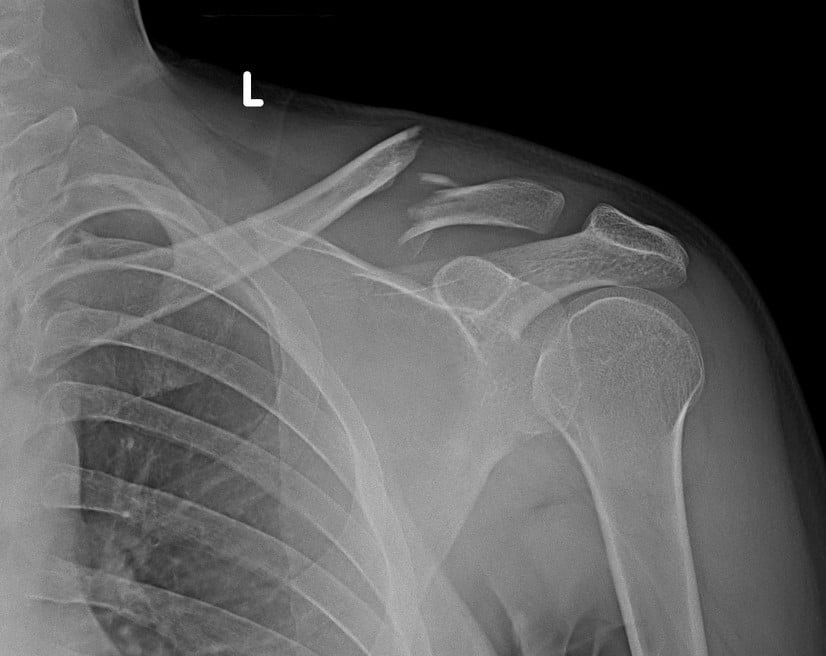
#> input picture datasets/BoneFractureYolo8/raiox/raiox.jpeg, 826 x 656 px, found by its file name
$ python img-preprocessing.py
#> lines starting #> are read from the running program, lines starting #| are printed output that depends on the picture
import cv2
import numpy as np
import matplotlib.pyplot as plt

# Função de pré-processamento da imagem
def preprocess_image(image_path):
    # Carregar a imagem em escala de cinza
#> called with image_path = 'raiox.jpeg'
    img = cv2.imread(image_path, cv2.IMREAD_GRAYSCALE)
#> img is the input picture: shape (656, 826); min 0, max 255, mean 90.4

    # Equalizar histograma para melhorar o contraste
    img_eq = cv2.equalizeHist(img)
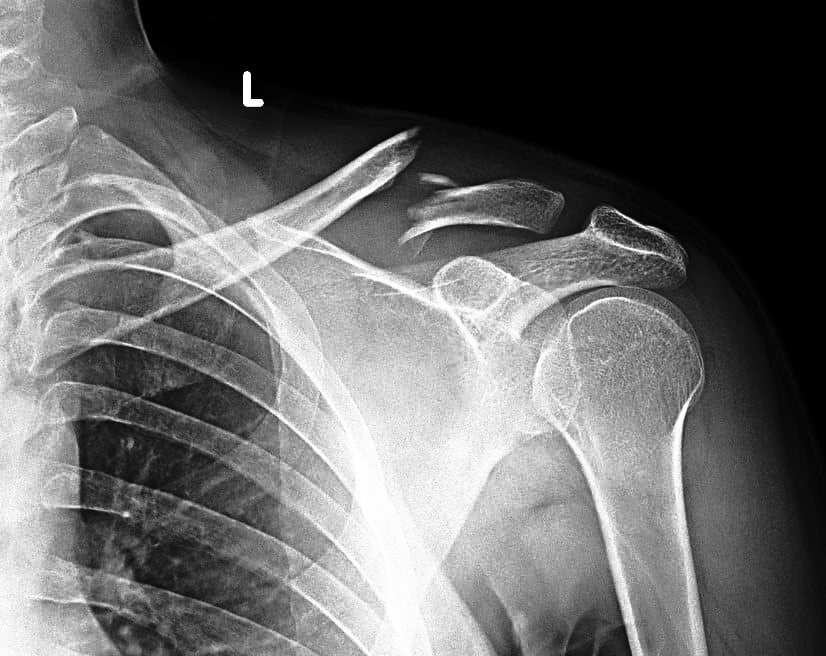
#> img_eq: shape (656, 826); min 0, max 255, mean 104.3

    # Aplicar filtro de mediana para remover ruídos
    img_blur = cv2.medianBlur(img_eq, 5)

    # Aplicar um filtro de nitidez
    kernel = np.array([[-1, -1, -1], [-1, 9, -1], [-1, -1, -1]])
    img_sharp = cv2.filter2D(img_blur, -1, kernel)
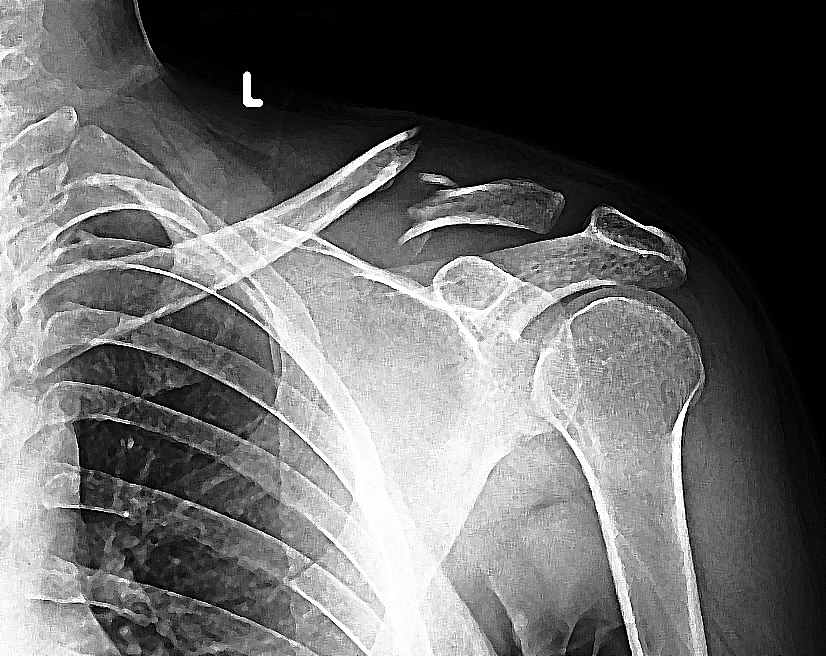
#> img_sharp: shape (656, 826); min 0, max 255, mean 103.8

    return img, img_sharp  # Retorna a imagem original e a processada

# Caminho da imagem (altere para o caminho correto da sua imagem)
image_path = "raiox.jpeg"

# Pré-processar a imagem
img_original, img_processada = preprocess_image(image_path)

# Exibir imagens antes e depois do pré-processamento
plt.figure(figsize=(10, 5))
plt.subplot(1, 2, 1)
plt.imshow(img_original, cmap='gray')
plt.title("Original")
plt.axis("off")

plt.subplot(1, 2, 2)
plt.imshow(img_processada, cmap='gray')
plt.title("Pré-processada")
plt.axis("off")

plt.show()
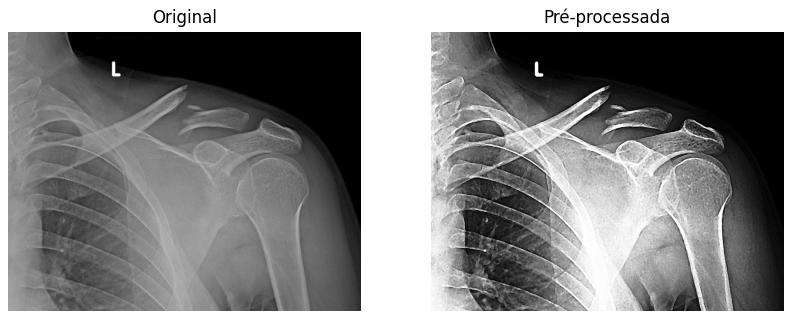
#> figure drawn by matplotlib, 2 panels

$ run again, with datasets/BoneFractureYolo8/raiox/Distal-Radius-Fracture-in-Singapore.jpg copied over datasets/BoneFractureYolo8/raiox/raiox.jpeg
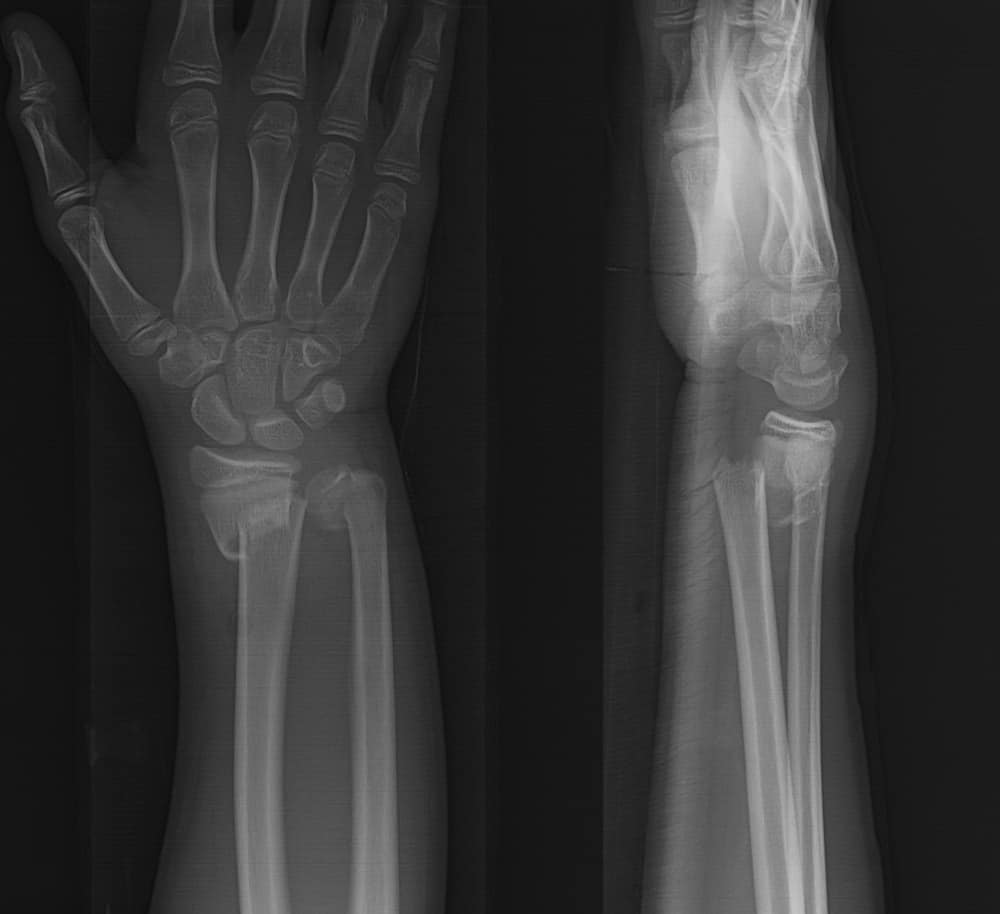
#> input picture datasets/BoneFractureYolo8/raiox/Distal-Radius-Fracture-in-Singapore.jpg, 1000 x 914 px, found by its file name
#> in preprocess_image, img is the input picture: shape (914, 1000); min 10, max 216, mean 53.3
#> in preprocess_image, `img_eq = cv2.equalizeHist(img)`:
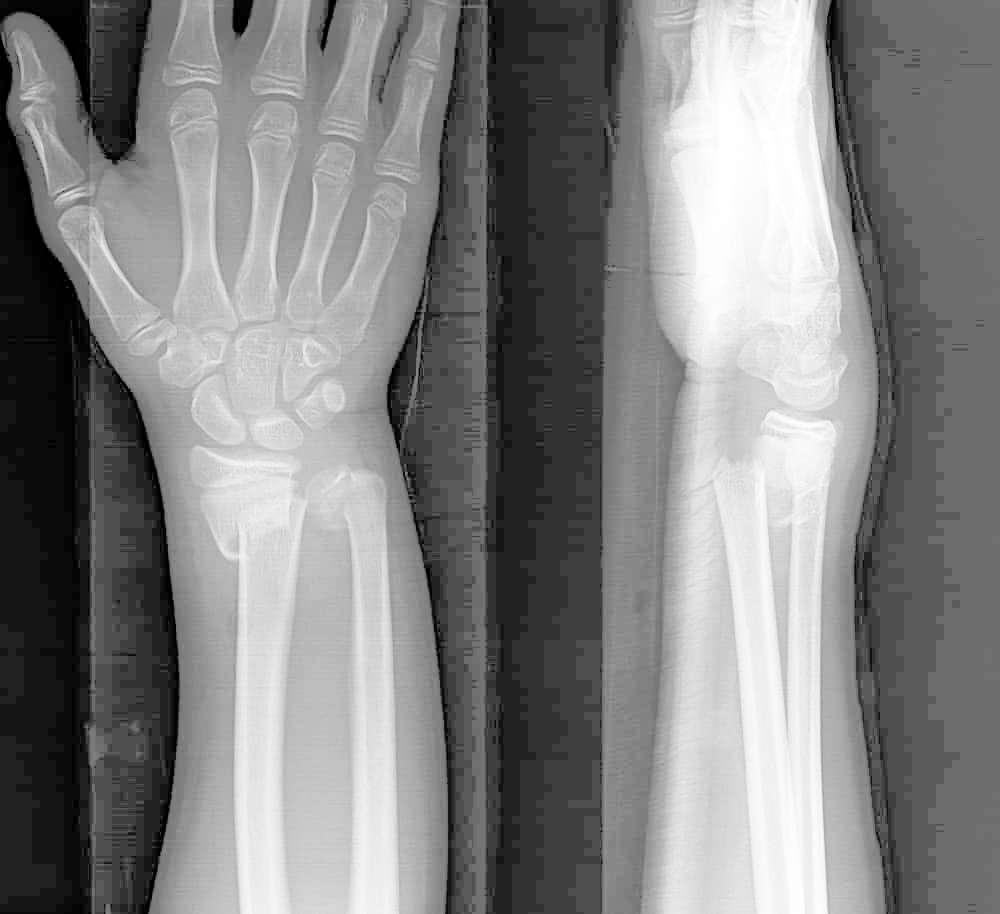
#> img_eq: shape (914, 1000); min 0, max 255, mean 130.7
#> `plt.show()`:
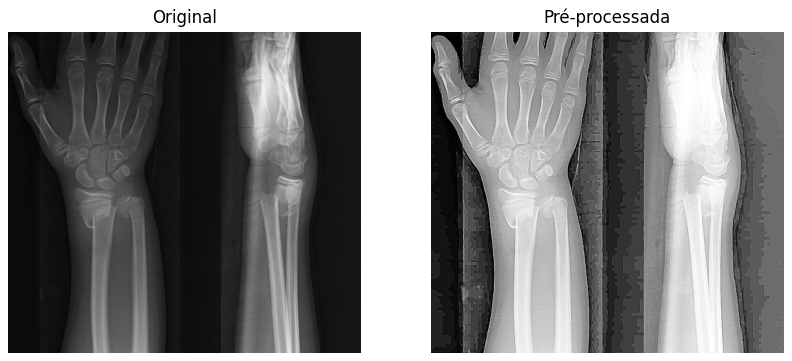
#> figure drawn by matplotlib, 2 panels
